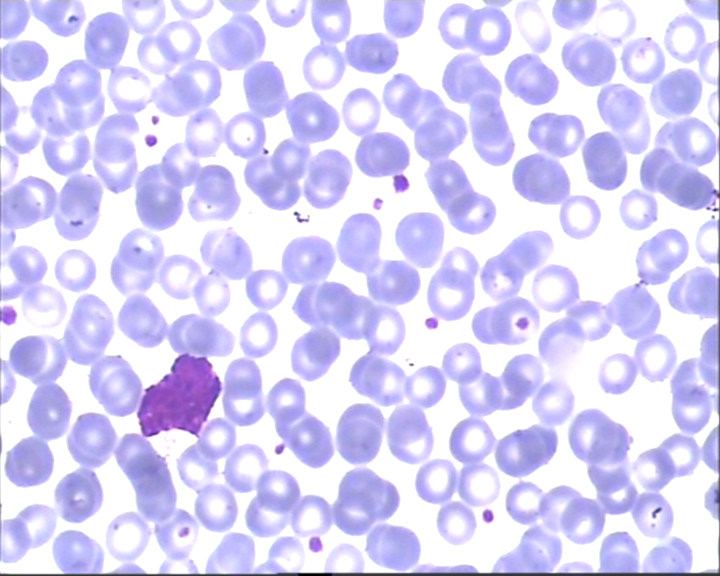
#> input picture imagens/baso/2.bmp, 720 x 576 px, found by its file name
$ python detect-white-cell-opencv.py   (older library calls are emulated)
#> lines starting #> are read from the running program, lines starting #| are printed output that depends on the picture; after the words box and inside, x2 and y2 are one past the last pixel; in counts of white or black regions, pixels touching at a corner belong together
import cv2
import imutils

'''
ap = argparse.ArgumentParser()
ap.add_argument("-i", "--image", required=True, help="Camninho para imagem")
args = vars(ap.parse_args())
'''

#----------------------------#
lower = (120,50,180)
upper = (210,150,240)


#image = cv2.imread(args["image"])
ori = cv2.imread('./images/2.bmp')
#> ori is the input picture: shape (576, 720, 3); mean B, G, R 248, 210.7, 216.1

cv2.imshow("Original", ori)
cv2.imwrite('./ori.jpg', ori)

gray = cv2.cvtColor(ori, cv2.COLOR_BGR2GRAY)
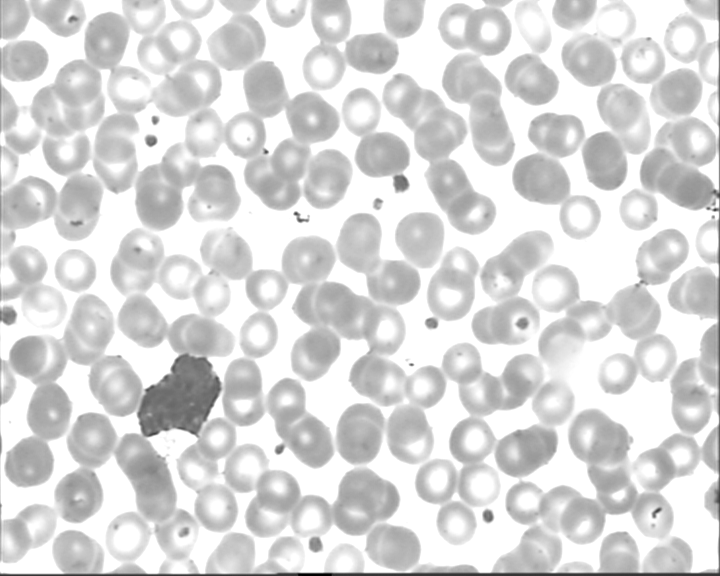
#> gray: shape (576, 720); min 0, max 255, mean 216.6
#image = imutils.resize(ori, width=600)

image = gray


cv2.imshow("Gray", image)

# desfocagem
blurred = cv2.GaussianBlur(image, (13,13), 0)
cv2.imshow("blurred", blurred)

#threshold = cv2.THRESH_TRUNC
threshold = cv2.THRESH_TOZERO
#threshold = cv2.THRESH_TOZERO_INV
#threshold = cv2.THRESH_BINARY

edged = cv2.threshold(blurred, 160, 255, threshold)[1]
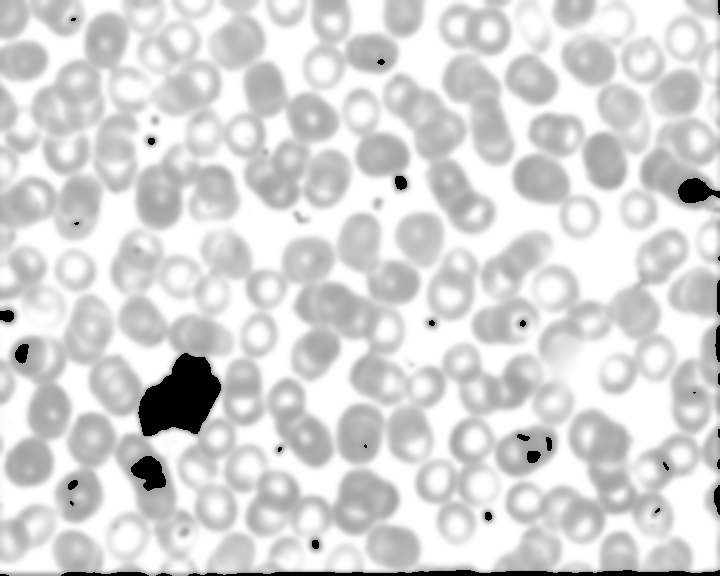
#> edged: shape (576, 720); min 0, max 255, mean 213.6
#edged = cv2.adaptiveThreshold(blurred, 255, cv2.ADAPTIVE_THRESH_GAUSSIAN_C, cv2.THRESH_BINARY_INV, 11, 5)


cv2.imshow('threshold GaussianBlur', edged )
cv2.waitKey(0)

#erode = cv2.dilate(blurred.copy(), None, iterations=3)

i_dilate = 20
i_erode = 25

contorno = False


while contorno == False:

    erode = cv2.dilate(blurred.copy(), None, iterations=i_dilate)
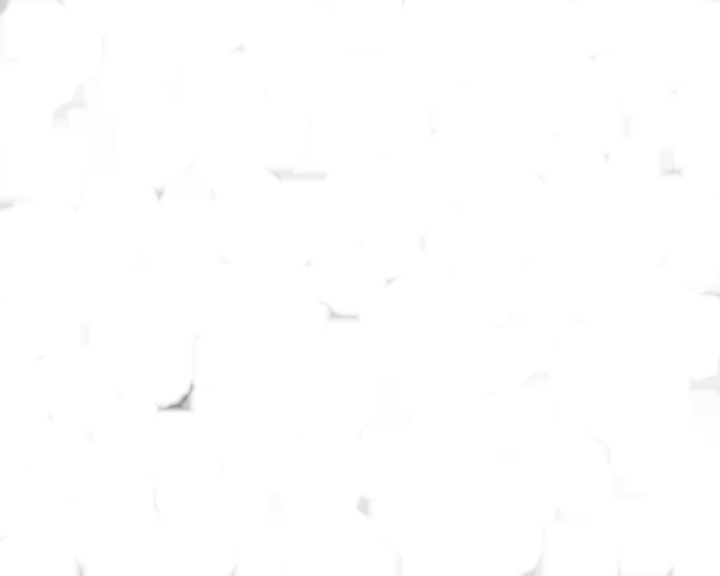
#> erode: shape (576, 720); min 142, max 255, mean 254.7
    dila = cv2.erode(erode.copy(), None, iterations=i_erode)
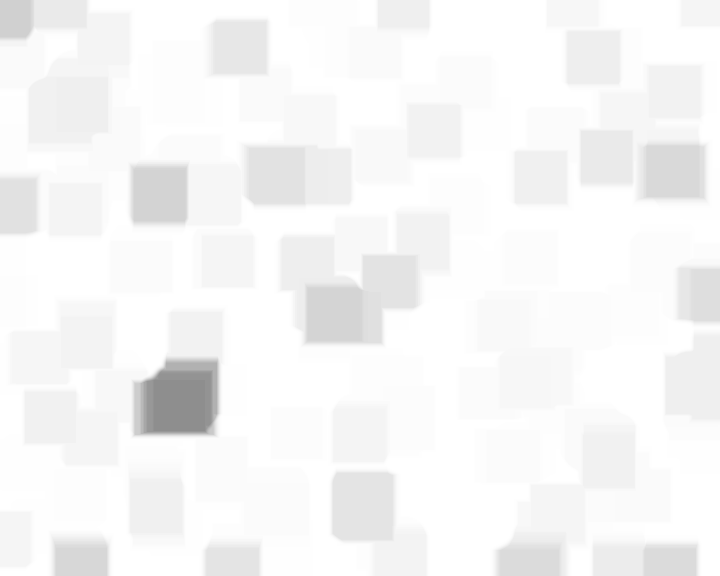
#> dila: shape (576, 720); min 142, max 255, mean 246.4
    edged1 = cv2.threshold(dila, 165, 255, threshold)[1]

    cv2.imshow("erode", erode)
    cv2.imshow("dila ", dila)
    cv2.imshow("threshold dila erode", edged1)
    cv2.imwrite('./transf.jpg', edged1)
    cv2.waitKey(0)


    edged1= cv2.Canny(edged1,0 ,255)
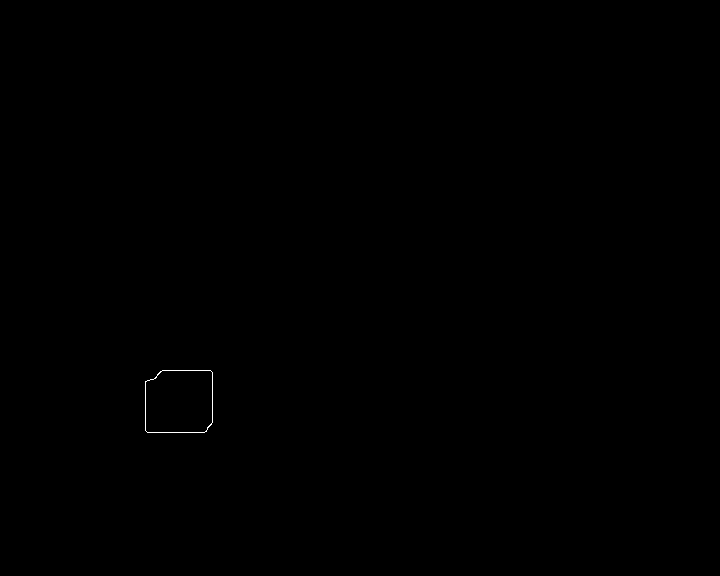
#> edged1: shape (576, 720); 0.06% white in thin lines or dots, all inside (x1, y1, x2, y2) = (145, 370, 213, 433)

    #cv2.imshow("Original", image)

    #----------------------#

    #(_, cnts, _) = cv2.findContours(edged.copy(), cv2.RETR_EXTERNAL, cv2.CHAIN_APPROX_SIMPLE)
    (_, cnts0, _) = cv2.findContours(edged1.copy(), cv2.RETR_TREE, cv2.CHAIN_APPROX_SIMPLE)
#> cnts0 = 2 contours; box (x1, y1, x2, y2) and area: (145, 370, 213, 433) 3998, (145, 370, 213, 433) 3988

    cnts = sorted(cnts0, key = cv2.contourArea, reverse = True)[:1]
#> cnts = 1 contour; box (x1, y1, x2, y2) and area: (145, 370, 213, 433) 3998
    rect = None

    #hull = [cv2.convexHull(c) for c in cnts]

    if len(cnts) > 0:
        for c in cnts:
                # Encontramos o maior contorno na máscara, e então usamos para calcular o círculo mínimo de fechamento e centro do centróide
                '''
                c = max(cnts, key=cv2.contourArea)
                ((x, y), radius) = cv2.minEnclosingCircle(c)
                M = cv2.moments(c)
                (cX, cY) = (int(M["m10"] / M["m00"]), int(M["m01"] / M["m00"]))

                # Basta desenhar o círculo delimitador e texto, se o raio atende um tamanho mínimo
                if radius > 5:
                    cv2.circle(ori, (int(x), int(y)), int(radius), (0, 255, 255), 2)
                '''
                x, y, w, h = cv2.boundingRect(c)
                L = 20
                LL = L * 2
                xx, yy, ww, hh = x-L, y-L, w+LL, h+LL
                # draw a green rectangle to visualize the bounding rect
                cv2.rectangle(ori, (x, y), (x+w, y+h), (0, 255, 0), 2)
                cv2.rectangle(ori, (xx, yy), (xx+ww, yy+hh), (255, 0, 0), 2)

                contorno = True
#> this loop made 1 pass
#> (x, y, w, h, L, LL, xx, yy) on pass 1: (145, 370, 68, 63, 20, 40, 125, 350)
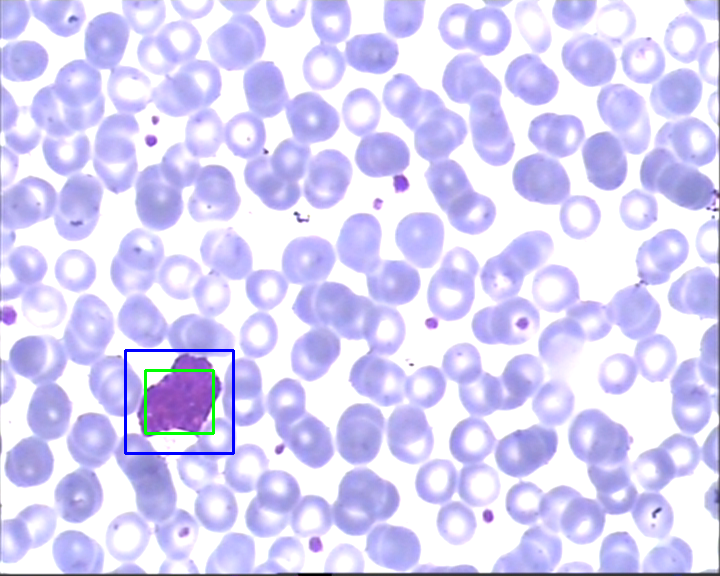
#> ori: shape (576, 720, 3); 0.49% of pixels changed, all inside (x1, y1, x2, y2) = (124, 349, 235, 455)


    else:
        contorno = False
        i_erode -= 3
        i_dilate -= 3


clone = ori.copy()


cv2.drawContours(clone, cnts, -1, (0, 255, 255), 2)
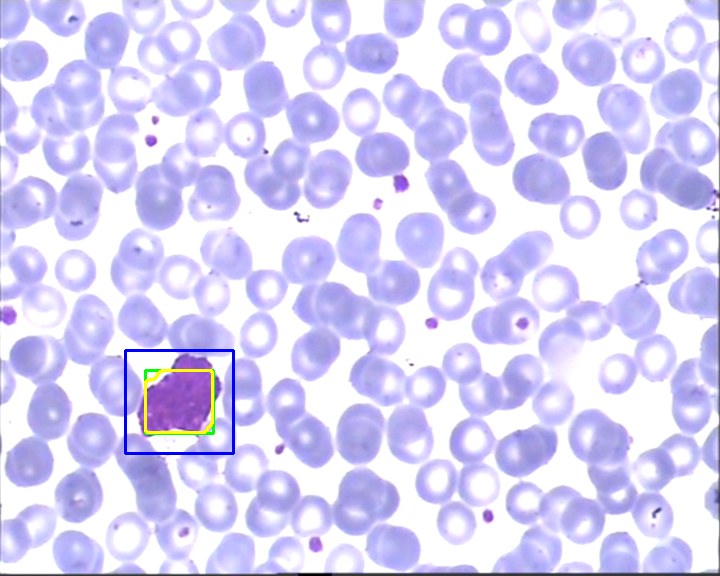
#> clone: shape (576, 720, 3); 0.18% of pixels changed, all inside (x1, y1, x2, y2) = (144, 369, 214, 434)
#cv2.drawContours(clone, hull, -1, (255, 0, 0), 2)
try:
    cv2.drawContours(clone, [rect], -1, (0, 0, 255), 2)
except:
    pass

#cv2.imshow("Blurred", blurred)
#cv2.imshow("Canny", contor)
cv2.imshow("Contornos", clone)

cv2.imwrite('./Box.jpg', clone)


cv2.waitKey(0)

$ run again, with imagens/baso/1.bmp copied over imagens/baso/2.bmp
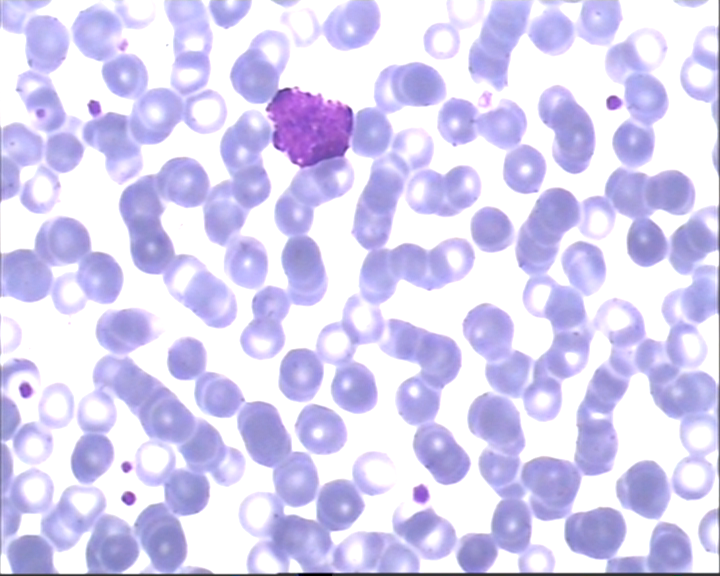
#> input picture imagens/baso/1.bmp, 720 x 576 px, found by its file name
#> ori is the input picture: shape (576, 720, 3); mean B, G, R 243.1, 209.5, 215
#> `dila = cv2.erode(erode.copy(), None, iterations=i_erode)`:
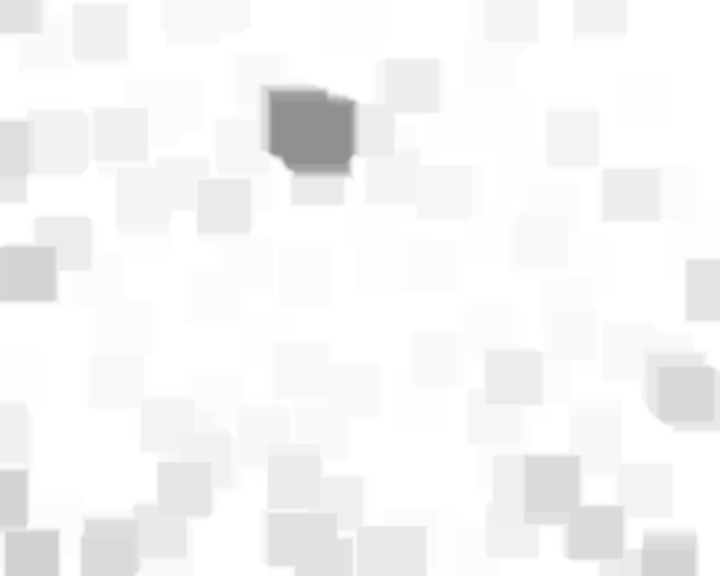
#> dila: shape (576, 720); min 144, max 255, mean 246
#> cnts0 = 2 contours; box (x1, y1, x2, y2) and area: (270, 92, 354, 171) 5884, (270, 92, 354, 171) 5876
#> cnts = 1 contour; box (x1, y1, x2, y2) and area: (270, 92, 354, 171) 5884
#> the loop `for c in cnts:` made 1 pass
#> (x, y, w, h, L, LL, xx, yy) on pass 1: (270, 92, 84, 79, 20, 40, 250, 72)
#> `cv2.drawContours(clone, cnts, -1, (0, 255, 255), 2)`:
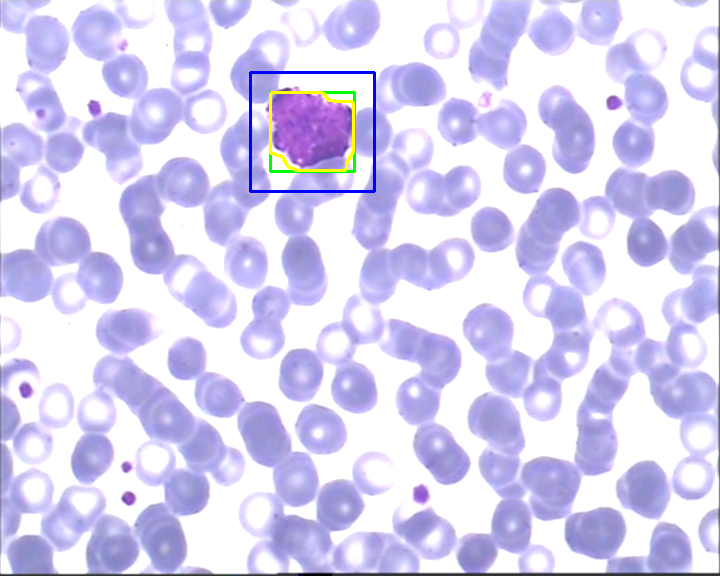
#> clone: shape (576, 720, 3); mean B, G, R 242.3, 209, 214.1
